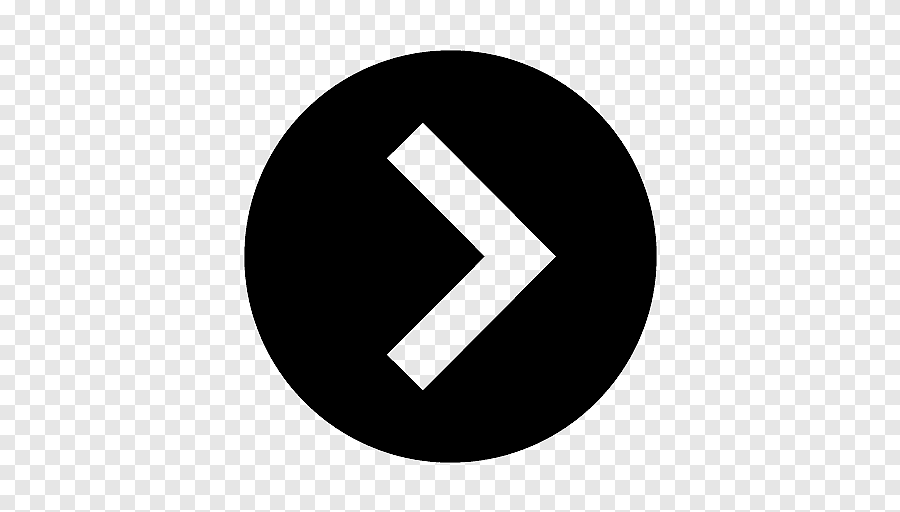
#> input picture Resources/swipe.png, 900 x 512 px, given in place of bg-blue.jpg, which was not available
$ python kernel.py   (older library calls are emulated)
#> lines starting #> are read from the running program, lines starting #| are printed output that depends on the picture; after the words box and inside, x2 and y2 are one past the last pixel; in counts of white or black regions, pixels touching at a corner belong together; pictures that were not available may be replaced by others from this repository, and a replacement may not be noted
### InstaSlide/src/sizer.py
from PIL import Image
# from PIL import ImageFilter
from colorthief import ColorThief


'''
fitImage resizes an image keeping its aspect ratio
to fit 'dimensionToFit' and puts it
at the centre of another image having <dimensionToFit> dimensions.

I found out PIL thumbnail method does not really do what I needed. So I wrote my own function.

working principles:
it take the 'img' that nees to be resized.
It calculates the height and width of the img which allow the img to fit the 'dimensionToFit' value.
Then it resizes the img to the calculated width and height and
puts the resized img at the centre of another image (let's call this image, Image B) that it creates,that has the exact dimension specified by 'dimensionToFit'.
If preferredColorBg is None, ColorThief is used to determine the color of Image B.

---parameters---

img: (PIL Image object) image to resize

dimensionToFit: (2-value-int-tuple) see working principles above

the path parameter is important since ColorThief cannot take an img object from PIL.
ColorThief has to open the image itself, so the path has to be provided.

preferredColorBg: (str or str-hex) a color of Image B. See working principles above. If this is None, ColorThief takes over.


'''

'''fitInImage seems to work fine for the most part. However I think it's probably w'''

def fitInImage(img: Image.Image, dimensionToFit, path='', preferredColorBg = None):
    x_d,y_d = dimensionToFit
    x,y = img.size


    current_y = y_d
    current_x = int((current_y/y) * x)

    while not(current_x <= x_d and current_y <= y_d):
        # print('h')

        current_y-=1
        current_x = ((current_y/y) * x)

    # print(current_x,current_y)
    r_img = img.resize((int(current_x), int(current_y)))


    c = ColorThief(path).get_color(10) if not preferredColorBg else preferredColorBg


    n = Image.new('RGB',dimensionToFit,c)

    '''
    The commented code below was supposed to blur Image B.
    IMO it didn't look good or hardly made any difference because
    of the way blur worked, blurring a solid color does not do anything. So I removed this feature by commenting the code.
    (If you don't know what Image B is, please take a look
    at working principle above.
    )
    '''
    # for i in range(20):
    #     n = n.filter(ImageFilter.BLUR)
    # n.show()


    x,y = dimensionToFit
    n.paste(r_img,((int(x-current_x)//2),(int(y-current_y)//2)))
    return n


# def fitInImage(img: Image.Image, dimensionToFit, path='', preferredColorBg = None):
#     x_d,y_d = dimensionToFit
#     x,y = img.size


#     current_y = y_d
#     current_x = int((current_y/y) * x)

#     current_x = x_d
#     current_y = int((current_x/x) * y)

#     while not(current_x <= x_d and current_y <= y_d):
#         # print('h')

#         current_x-=1
#         current_y = ((current_x/x) * y)


#     # print(current_x,current_y)
#     r_img = img.resize((int(current_x), int(current_y)))


#     c = ColorThief(path).get_color(10) if not preferredColorBg else preferredColorBg


#     n = Image.new('RGB',dimensionToFit,c)

#     '''
#     The commented code below was supposed to blur Image B.
#     IMO it didn't look good or hardly made any difference because
#     of the way blur worked, blurring a solid color does not do anything. So I removed this feature by commenting the code.
#     (If you don't know what Image B is, please take a look
#     at working principle above.
#     )
#     '''
#     # for i in range(20):
#     #     n = n.filter(ImageFilter.BLUR)
#     # n.show()


#     x,y = dimensionToFit
#     n.paste(r_img,((int(x-current_x)//2),(int(y-current_y)//2)))
#     return n

### InstaSlide/src/kernel.py

from random import randint
from PIL import Image, ImageDraw, ImageFilter, ImageFont
from corners import full_corners
from sizer import fitInImage
from writingMechanism import writeText
from parsing import parse, syntaxCheck
from formatting import formatParagraph
from time import strftime
import PIL
import os
from colorthief import ColorThief
from posterBG import PosterBG


class CorePostCreator:

    def __init__(self) -> None:
        dir = os.path.abspath(__file__)
        (dir.split('\\'))
        os.chdir('\\'.join(dir.split('\\')[:-2]))


        self.backgroundImagePath = r'Assets\bg-blue.jpg'
        self.HEIGHT = 1080
        self.WIDTH = 1080

        self.INNER_RECT_HEIGHT = 1000
        self.INNER_RECT_WIDTH = 900

        self.INTRA_IMG_HEIGHT = 500 # modifiable

        self.accentColor = self.getAccentColor(self.backgroundImagePath)
#> in getAccentColor, im is the input picture: PIL image 900x512 P; min 0, max 255, mean 181
#> self.accentColor = 1

        self.flairFont = r'Assets\BebasNeue-Regular.ttf'
        self.falirFontSize = 44
        self.flairFontColor = 'white'
        self.flairTextPositionWithinFlair = (115,454)

        self.articleFont = r'Assets\AsapCondensed-Regular.ttf'#r'Assets\JosefinSans-Regular.ttf'

        self.articleWidth = 43 # number of characters in 1 line of article
        self.articleLineSpacing = 55
        self.articleFontSize = 45
        self.articleArticleStartPos = (110,533)
        self.articleTextDefaultColor = 'black'

        self.PageNoFont =r'Assets\Anton-Regular.ttf'


        self.backgroundColor = '#a8d0e6'
        self.articleAreaColor = '#f2f2f2'

        self.frontPageFont =  r'Assets\Mukta-SemiBold.ttf'


        self.logoFont = r'Assets\Helvetica Neue W01 66 Medium It.ttf'

        self.instaGradientBackgroundPath = r'Resources\stroryoutline.jpg'


    def __drawRoundedRectAtCentre(self,img,color, rect_h = None, rect_w = None):

        draw = ImageDraw.Draw(img)

        rect_h = self.INNER_RECT_HEIGHT if not rect_h else rect_h
        rect_w = self.INNER_RECT_WIDTH if not rect_w else rect_w

        # placing round rectangle at the center


        h,w = (self.HEIGHT - rect_h)//2,(self.WIDTH - rect_w)//2
        draw.rounded_rectangle(((w, h), (w+rect_w,h+rect_h)), 20, fill=color)


    # [24 lines left out: function __drawRoundedRectAtCentre2, not called in this run]


    def createSlide(self,imagePath, autoResize= True, offset = (0,0), article='hello world', flairText = None,flairColor = '',backgroundImage = 'default', finalImageSavePath = '', numerator = '1',denomenator = '5',PosterbackgroundColor = 'red', Postertext = '<brown>a</brown>ktialité', PosterfontSize= 25,PosterXspacing= 20, PosterYspacing= 20, PosterinitialTextPos = (-10,-10), PosterfontPath = r'Assets\Helvetica Neue W01 66 Medium It.ttf'):


#> called with imagePath = 'zezi.jpg', autoResize = True, offset = (0, 0), article = '<#4CAF50>zezi</#4CAF50>', flairText = 'hello', flairColor = '', backgroundImage = 'default', finalImageSavePath = ''
        if backgroundImage == 'gradient':

            img = Image.open(self.backgroundImagePath)
            img = img.resize((self.HEIGHT,self.WIDTH),Image.ANTIALIAS)

        elif backgroundImage == 'default':

            img = Image.new('RGB',(self.WIDTH,self.HEIGHT),color=self.backgroundColor)
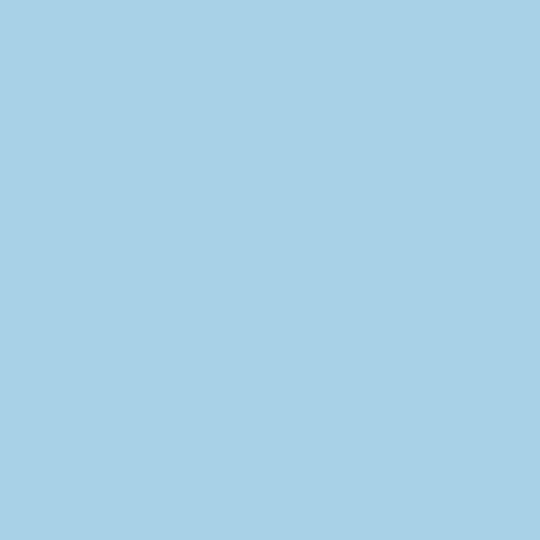
#> img: PIL image 1080x1080 RGB (shown at 1/2 size); mean R, G, B 168, 208, 230

        elif backgroundImage == 'poster':

            img = PosterBG((1080,1080), PosterbackgroundColor, Postertext,PosterfontSize,PosterXspacing,PosterYspacing,PosterinitialTextPos, PosterfontPath).createPoster()

        self.__drawRoundedRectAtCentre(img,self.articleAreaColor)
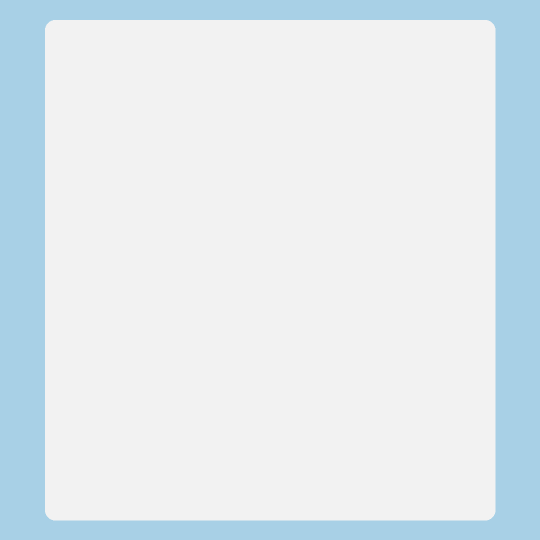
#> img: PIL image 1080x1080 RGB (shown at 1/2 size); mean R, G, B 225.2, 234.3, 239.3

        # draw = ImageDraw.Draw(img)

        # # placing round rectangle at the center
        # h,w = (self.HEIGHT - self.INNER_RECT_HEIGHT)//2,(self.WIDTH - self.INNER_RECT_WIDTH)//2
        # draw.rounded_rectangle(((w, h), (w+self.INNER_RECT_WIDTH,h+self.INNER_RECT_HEIGHT)), 20, fill="blue")


        mask = Image.new('1',(self.WIDTH,self.HEIGHT))
#> mask: PIL image 1080x1080 1; every value is 0

        self.__drawRoundedRectAtCentre(mask,'white')
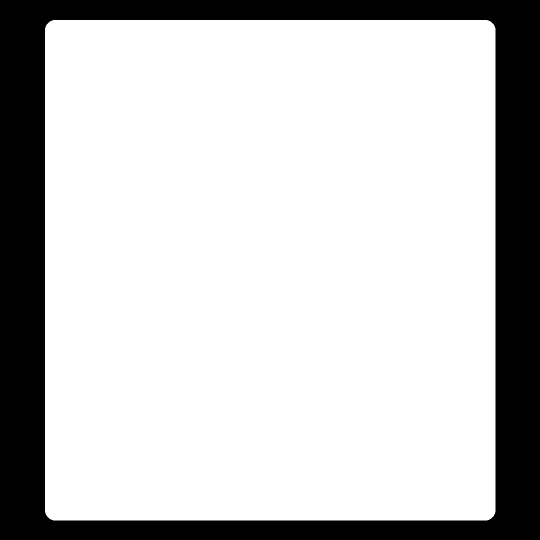
#> mask: PIL image 1080x1080 1 (shown at 1/2 size); 77.3% white; 1 black region, box (x1, y1, x2, y2) and area: (0, 0, 1080, 1080) 264867
        draw = ImageDraw.Draw(mask)
        draw.rectangle(((0,self.INTRA_IMG_HEIGHT),(self.WIDTH,self.HEIGHT)), fill='black')

        intra_img  = Image.open(imagePath)
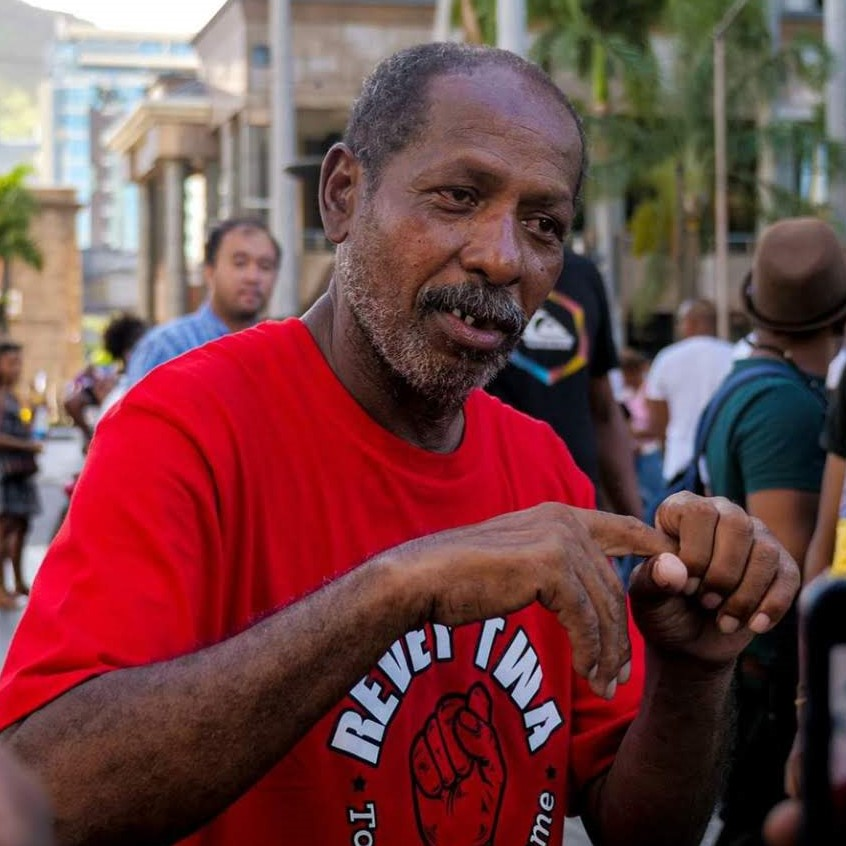
#> input picture zezi.jpg, 846 x 846 px, found by its file name
#> intra_img is the input picture: PIL image 846x846 RGB; mean R, G, B 113.7, 68.3, 68.7


        if autoResize:

            intra_img = fitInImage(intra_img,(901,500),imagePath)
            intra_new = Image.new('RGBA',(1080,1080),'green')
            intra_new.paste(intra_img,(90,40))

        else:

            intra_img = intra_img.crop((0+ offset[0],0+offset[1],901 + offset[0],self.INTRA_IMG_HEIGHT+offset[1]))

            intra_new = Image.new('RGBA',(1080,1080),'green')
            intra_new.paste(intra_img,(90,40))


        cmpo = Image.composite(intra_new,img,mask)

        # article rendering
        self.writeArticle(cmpo, article,self.articleWidth)

        #flair rendering
        if flairText:
            cl = ColorThief(imagePath).get_palette(10)
            flairColor = cl[3] if flairColor == '' else flairColor

            # print( colorthief.ColorThief(imagePath).get_palette(4))

            self.addFlairText(flairText,cmpo, flairColor)


        self.addPageNumber(cmpo,numerator=numerator,denomenator=denomenator)

        self.addLogo(cmpo)


        if finalImageSavePath:
            cmpo.save(finalImageSavePath)

        else:
            cmpo.show()


    # [116 lines left out: functions addFlairText, addPageNumber, addFlair, addLogo, addSwipeToReadIcon, swapPixel, not called in this run]


    def getAccentColor(self, imagePath):

        im = Image.open(imagePath)
        im.resize((1,1))
        return im.getpixel((0,0))


    # [108 lines left out: functions writeArticle, frontPage, not called in this run]


    def addThrowBackEmoji():
        pass


    # [139 lines left out: functions createStory, addVerticalLogo, not called in this run]


# to add syntax check and error return in textWrite done
# implement ur own  textwrap \n processing before parsing done
# add special characters support on new text wrap done

# create full article page? pending

#create front cover? done

#revamp syntax check algo pending

#implement ui and compiling mechanism functional but prolly not complete


if __name__ == '__main__':

    article = '''<#4CAF50>zezi</#4CAF50>'''

    CorePostCreator().createSlide(imagePath='zezi.jpg', article=article, flairText='hello')
#> (the call stopped at in fitInImage, `c = ColorThief(path).get_color(10) if not preferredColorBg else prefer..`: colorthief is not available in this run)
